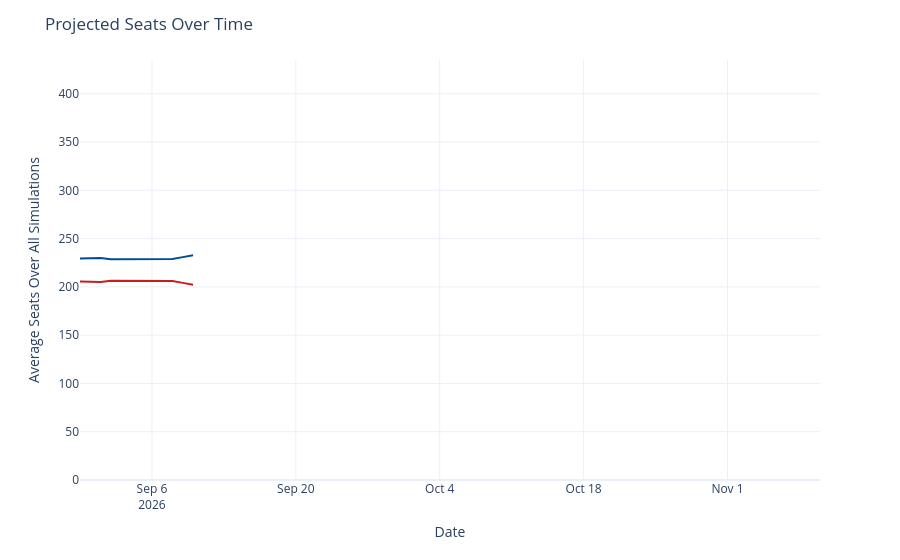

Write notebook code for a chart like this one.
### Code cell
seats_over_time = output_ts[(output_ts['geo'] == 'US House') &
                             (output_ts['type'] == 'seats')]
seats_over_time['rep_seats'] = seats_over_time['y'].map(lambda x: 435 - x)
seats_over_time = seats_over_time.rename({'y': 'Democrats', 'rep_seats': 'Republicans'}, axis=1)
seats_time_ser = px.line(seats_over_time, x='date', y=['Democrats', 'Republicans'], template='plotly_white',
                        color_discrete_map={'Democrats': '#004b97', 'Republicans': '#c71e1d'},)
seats_time_ser.update_traces(hovertemplate="%{y:.1f}")
seats_time_ser.update_layout(
    xaxis=dict(range=[pd.to_datetime('2026-08-30'), pd.to_datetime('2026-11-10')]),
    yaxis=dict(range=[0, 435]),
    xaxis_title='Date',
    yaxis_title='Average Seats Over All Simulations',
    title=dict(text="Projected Seats Over Time"),
    hovermode="x",
    showlegend=False
)
seats_time_ser

### Figure 1 — Plotly figure (JSON) as saved in the notebook; plotly's stock layout.template omitted (floating-point values rounded to 4 significant figures)
{"data": [{"hovertemplate": "%{y:.1f}", "legendgroup": "Democrats", "line": {"color": "#004b97", "dash": "solid"}, "marker": {"symbol": "circle"}, "mode": "lines", "name": "Democrats", "orientation": "v", "showlegend": true, "type": "scatter", "x": ["2026-08-30", "2026-08-31", "2026-09-01", "2026-09-02", "2026-09-03", "2026-09-04", "2026-09-05", "2026-09-06", "2026-09-07", "2026-09-08", "2026-09-09", "2026-09-10"], "xaxis": "x", "y": [229.4, 230.0, 230.0, 228.5, 228.5, 228.7, 228.7, 228.9, 228.8, 228.9, 230.8, 232.8], "yaxis": "y"}, {"hovertemplate": "%{y:.1f}", "legendgroup": "Republicans", "line": {"color": "#c71e1d", "dash": "solid"}, "marker": {"symbol": "circle"}, "mode": "lines", "name": "Republicans", "orientation": "v", "showlegend": true, "type": "scatter", "x": ["2026-08-30", "2026-08-31", "2026-09-01", "2026-09-02", "2026-09-03", "2026-09-04", "2026-09-05", "2026-09-06", "2026-09-07", "2026-09-08", "2026-09-09", "2026-09-10"], "xaxis": "x", "y": [205.6, 205.0, 205.0, 206.5, 206.5, 206.3, 206.3, 206.1, 206.2, 206.1, 204.2, 202.2], "yaxis": "y"}], "layout": {"hovermode": "x", "legend": {"title": {"text": "variable"}, "tracegroupgap": 0}, "margin": {"t": 60}, "showlegend": false, "title": {"text": "Projected Seats Over Time"}, "xaxis": {"anchor": "y", "domain": [0, 1], "range": ["2026-08-30T00:00:00", "2026-11-10T00:00:00"], "title": {"text": "Date"}}, "yaxis": {"anchor": "x", "domain": [0, 1], "range": [0, 435], "title": {"text": "Average Seats Over All Simulations"}}}}
